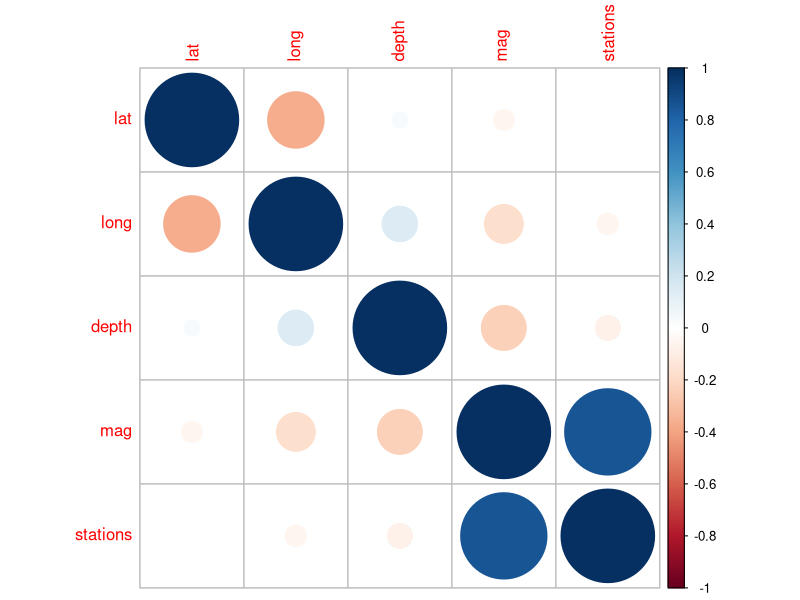
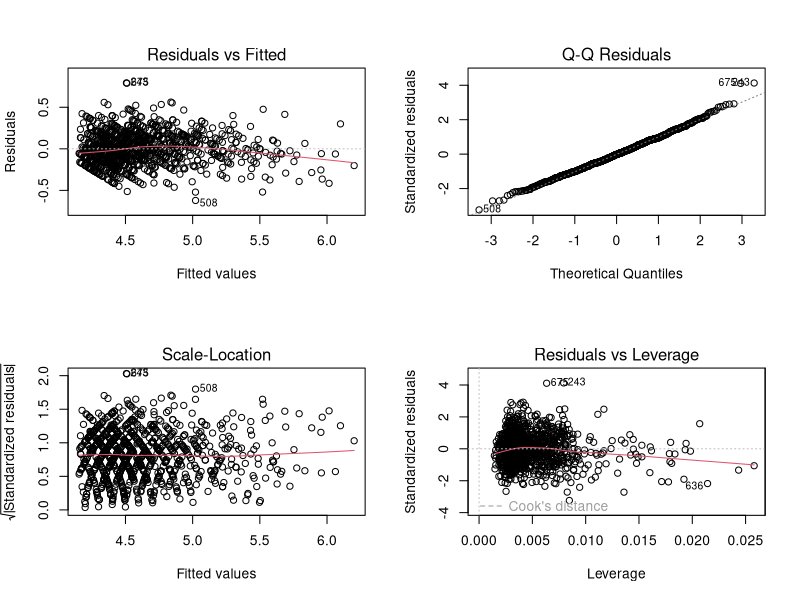
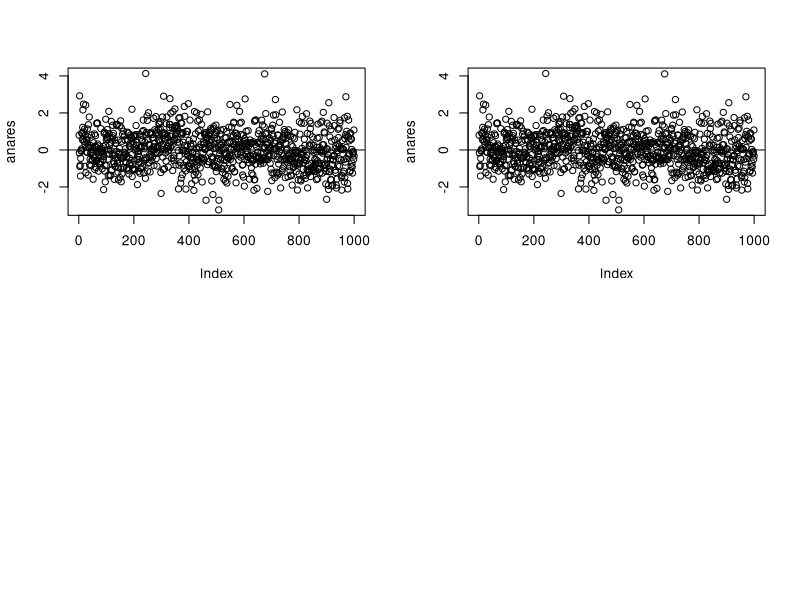

The R source for these figures, in order:
## ---- chunk 1
knitr::opts_chunk$set(echo = TRUE)
## ---- chunk 2
head(quakes)
## ---- chunk 3
summary(quakes)
## ---- chunk 4
cor(quakes)
## ---- chunk 5
library(corrplot)
corrplot(cor(quakes), method = "circle")
## ---- chunk 6
mod = lm(mag ~ ., data = quakes)
summary(mod)
## ---- chunk 7
mod1=step(mod, direction = "backward")
summary(mod1)
## ---- chunk 8
anares <- rstandard(mod)
par(mfrow=c(2,2))
aov(mod)
av=aov(mod)
av
plot(av)
## ---- chunk 9
plot(anares)
abline(0,0)
## ---- chunk 10
library(nortest)
ad.test(anares)
## ---- chunk 11
shapiro.test(anares)
## ---- chunk 12
library(zoo)
library(lmtest)
bptest(mod)
## ---- chunk 13
plot(anares)
abline(0,0)
## ---- chunk 14
dwtest(mod)
## ---- chunk 15
pred_in = data.frame(lat=-20.62 , long = 181.03 , depth = 650 , stations = 15 )
predict(mod, pred_in, interval="confidence")
